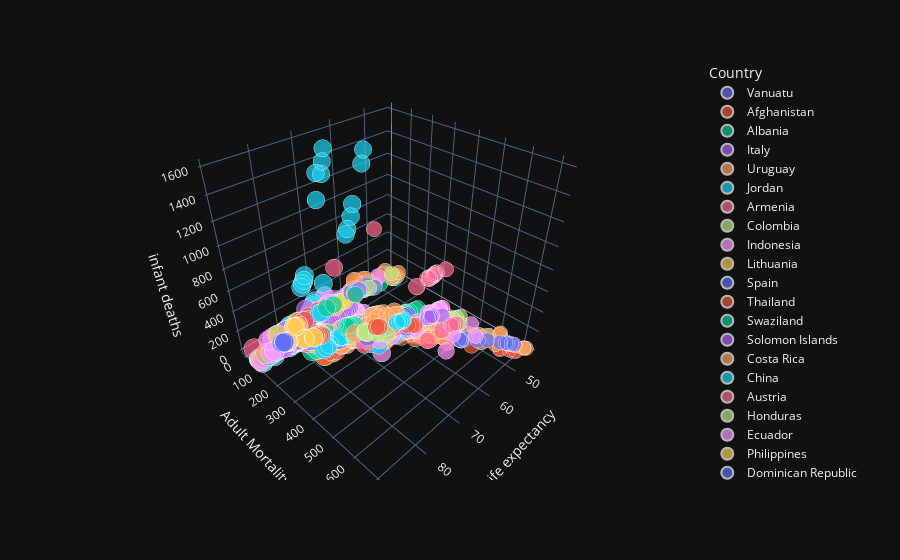

Here is the notebook cell this chart was saved with:
### Code cell
px.scatter_3d(data.sort_values(by='Year'),y='Adult Mortality',x='Life expectancy',z='infant deaths',size='Life expectancy',template='plotly_dark',color='Country')
